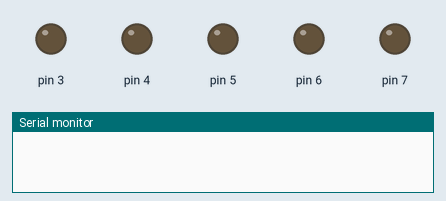
Bench run of a sketch on a simulated Arduino Uno, built with avr-gcc and run on an emulated ATmega328P. Shown: output pins drawn as LEDs (lit = HIGH), the last lines printed to the serial monitor.

Above: at 0.05 s.
At 1.15 s:
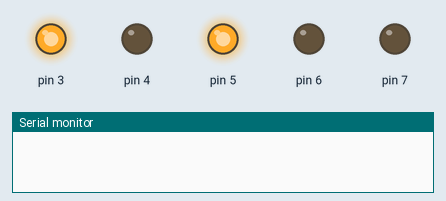
At 2.25 s:
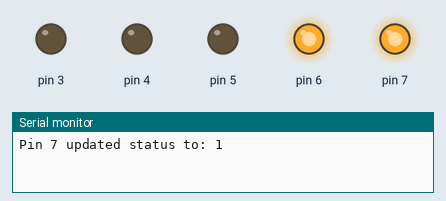
At 4.55 s:
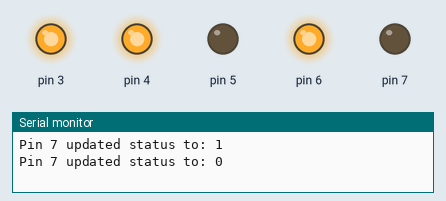
At 6.75 s:
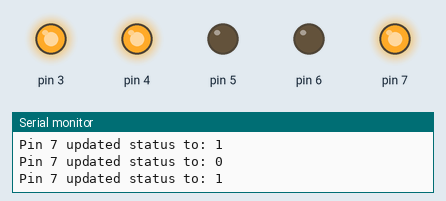
At 9.05 s:
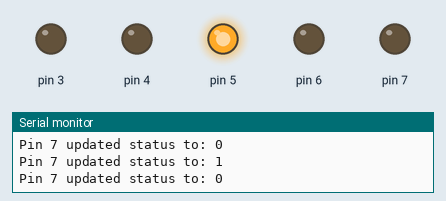
Timing chart, 0 to 9.3 s (numbered marks = the images above):
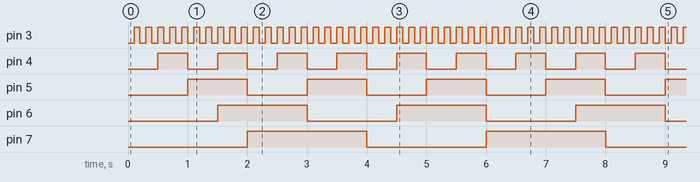

The sketch:

sketch_feb5a.ino
```cpp
// led control class

class LedControl{

  public:
    int ledPin;
    int ledState;
    unsigned long previousMillis;
    long interval;

    LedControl(): ledPin(7), ledState(LOW), previousMillis(0), interval(0){};
    LedControl(int led, int state, unsigned long prev, long interv);
    void getPinLogs(); // this will print to the serial monitor any led status change
    void updateLedState(int state){this->ledState = state;}

};


LedControl::LedControl(int led, int state, unsigned long prev, long interv):ledPin(led), ledState(state), previousMillis(prev), interval(interv){}

void LedControl::getPinLogs(){
  String logging = "Pin " + String(this->ledPin) + " updated status to: " + String(this->ledState);
  Serial.println(logging);
}


LedControl L1(7,LOW,0,2000);
LedControl L2(6,LOW,0,1500);
LedControl L3(5,LOW,0,1000);
LedControl L4(4,LOW,0,500);
LedControl L5(3,LOW,0,100);


void setup() {
  Serial.begin(9600);
  pinMode(L1.ledPin, OUTPUT);
  pinMode(L2.ledPin, OUTPUT);
  pinMode(L3.ledPin, OUTPUT);
  pinMode(L4.ledPin, OUTPUT);
  pinMode(L5.ledPin, OUTPUT);

}


// led state change function
void checkUpdate(LedControl &L){

  unsigned long currentMillis = millis();
  if(currentMillis - L.previousMillis >= L.interval){
    L.previousMillis = currentMillis;
    if(L.ledState == HIGH)
      L.ledState = LOW;
    else
      L.ledState = HIGH;
    if(L.ledPin == 7)
      L.getPinLogs();
  }
  digitalWrite(L.ledPin, L.ledState);

}


void loop() {

  checkUpdate(L1);
  checkUpdate(L2);
  checkUpdate(L3);
  checkUpdate(L4);
  checkUpdate(L5);
}
```

Measured:
- by itself, pin 3: alternates HIGH for 0.10 s and LOW for 0.10 s
- by itself, pin 4: alternates HIGH for 0.50 s and LOW for 0.50 s
- by itself, pin 5: alternates HIGH for 1.0 s and LOW for 1.0 s
- by itself, pin 6: alternates HIGH for 1.5 s and LOW for 1.5 s
- by itself, pin 7: alternates HIGH for 2.0 s and LOW for 2.0 s
